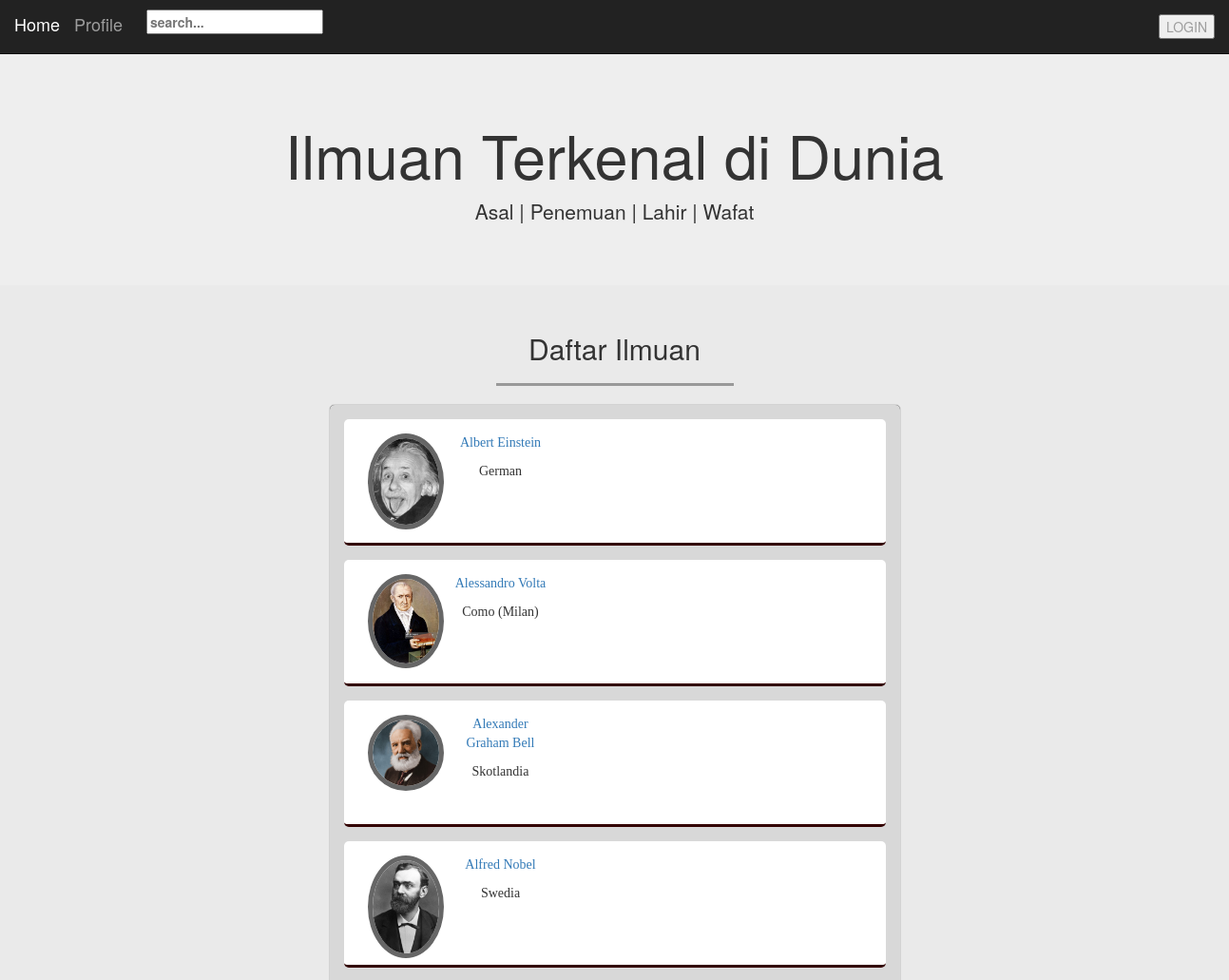
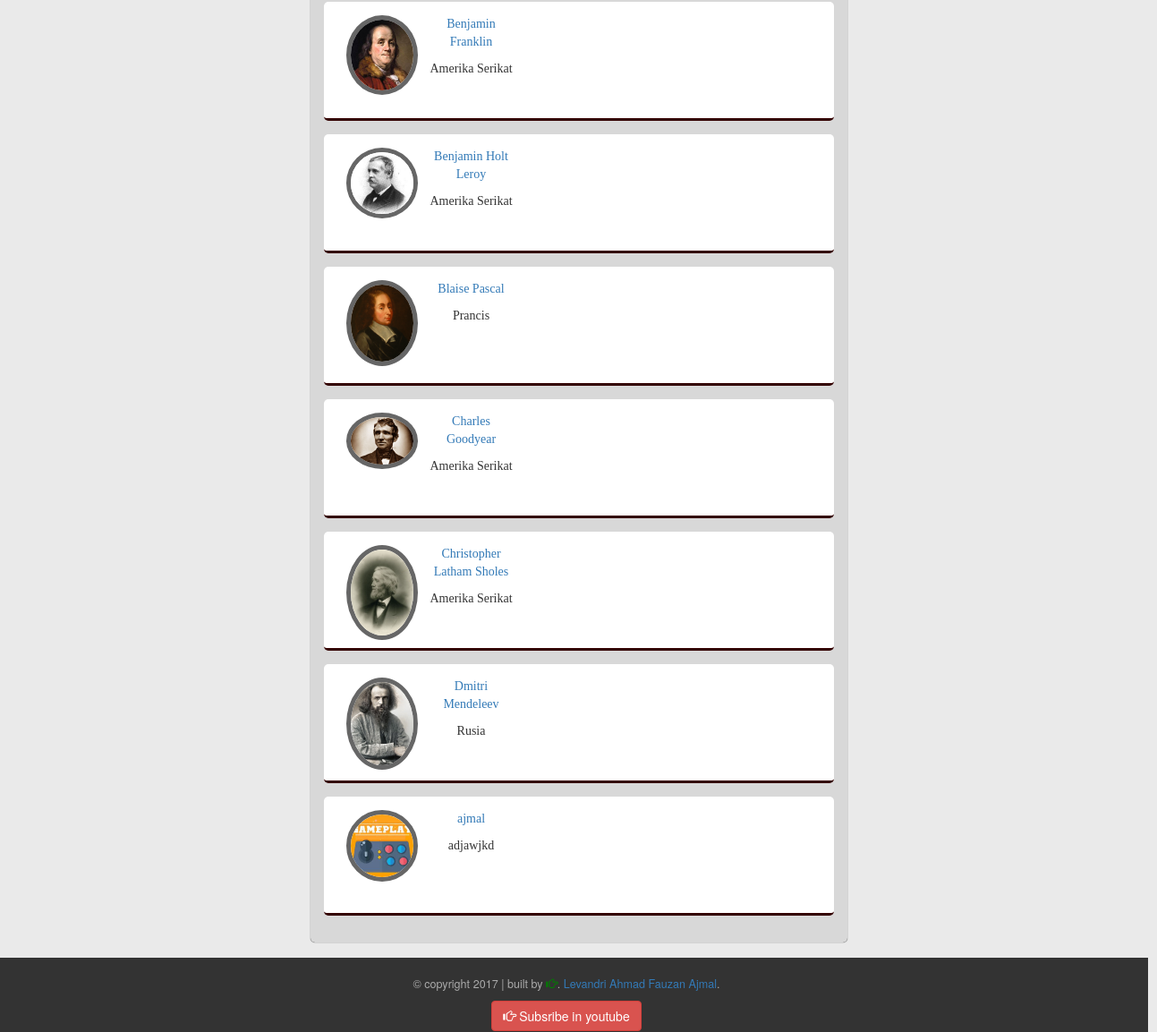
The page / on the database its author committed (2 pictures, top to bottom).
### tables this page shows
CREATE TABLE `ilmuan` (
  `id` int(11) NOT NULL,
  `nama` varchar(64) NOT NULL,
  `asal` varchar(64) NOT NULL,
  `penemuan` varchar(64) NOT NULL,
  `lahir` date NOT NULL,
  `wafat` date NOT NULL,
  `gambar` varchar(64) NOT NULL
);

### helper/functions.php (called while the page is built, shortened)
<?php
	$conn = mysqli_connect("localhost", "root", "", "pw_173040147");
function query($query){
	global $conn;
	$result = mysqli_query($conn, $query);
	$rows = [];
	while($row = mysqli_fetch_assoc($result)){
		$rows[] = $row;
	}
	return$rows;
}
 ?>

### index.php (the view, shortened to what this page needs)
<?php
	require 'helper/functions.php';
	$ilmuan = query("SELECT * FROM ilmuan");
?>
<!DOCTYPE html>
<html lang="en">
<head>
	<link rel="stylesheet" href="assets/css/bootstrap.min.css">
	<link rel="stylesheet" href="assets/css/index2.css">
    <link rel="stylesheet" type="text/css" href="assets/css/style1.css">
</head>
<body>
        <nav class="navbar navbar-inverse navbar-fixed-top">
          <div class="container-fluid">
            <div class="navbar-header">
               <a class="navbar-brand page-scroll" href="#home"> Home </a>
               <a class="navbar-brand page-scroll" href="#profile"> Profile </a>
               <label action="">
               <form action="" method="post" class="form-cari" >
 					<input type="text" name="keyword" id="tulis" placeholder="search..." autocomplete="off" >
 					</form>
 				</label>
            </div>
            <div class="collapse navbar-collapse" id="bs-example-navbar-collapse-1">
              <ul class="nav navbar-nav navbar-right">
              	<li><a href="#home"></a></li>
 				<li>
 					<a href="admin/login.php" class="navbar-link"><button>LOGIN</button></a>
 				</li>
              </ul>
            </div>
          </div>
        </nav>
        <div class="jumbotron text-center">
          <br><br><br>
          <h1>Ilmuan Terkenal di Dunia</h1>
           <p>Asal | Penemuan | Lahir | Wafat</p>
        </div>
        <section class="profile" id="profile">
          <div class="container">
            <div class="row">
            <div class="col-sm-12 text-center">
            <h2 class="text-center">Daftar Ilmuan</h2>
            <hr>
            </div>
            </div>
              <div class="row">
                <div class="col-sm-12 text-center">
               		<div id="pembungkus">
			<?php foreach ($ilmuan as $d) :?>
		<div class="content">
			<div class="gambar"><img src="assets/img/<?= $d['gambar'] ?>"></div>
			<div class="desc">
				<a href="php/profil.php?id=<?php echo $d['id']; ?>&gambar=<?= $d['gambar']?>&nama=<?= $d['nama']?>&asal=<?= $d['asal']?>&penemuan=<?= $d['penemuan']?>&lahir=<?= $d['lahir']?>&wafat=<?= $d['wafat']?>"><p><?php echo $d['nama']; ?></p></a>
				<p><?= $d['asal'] ?></p>
			</div>
		</div>
			<?php endforeach ?>
	</div>
                </div>
              </div>
          </div>
        </section>
        <footer>
          <div class="container text-center">
            <div class="row">
              <div class="col-sm-12">
                  <p>&copy; copyright 2017 | built by <i class="glyphicon glyphicon-hand-right"></i>. <a href="https://www.instagram.com/levandri_ajmal/">Levandri Ahmad Fauzan Ajmal</a>.</p>
              </div>
            </div>
            <div class="row">
              <div class="col-sm-12">
                    <a href="https://www.youtube.com/channel/UC9hDIUPFHV6-6SIw-nYq8eA?disable_polymer=true" class="btn btn-danger"><i class="glyphicon glyphicon-hand-right "></i> Subsribe in youtube</a>
              </div>
            </div>
          </div>
        </footer>
</body>
</html>

### assets/css/index2.css (style rules this page uses)
.gambar, .desc { width: 100px; height: 100px; float: left; text-align: center; }
body { margin: 0; padding: 0; background-color: #eaeaea; }
#pembungkus { position: relative; background-color: #d8d8d8; width: 600px; border-radius: 5px; padding: 15px 15px; margin: 0 auto; box-shadow: 0 0 1px 0 #000; }
.content { padding: 15px; margin-bottom: 15px; background-color: #fff; border-bottom: 3px #300 solid; border-radius: 5px; }
.gambar img { width: 50px; border-radius: 50%; }
.desc { font-family: "arial narrow"; margin : auto; }
form { padding: 10px; }

### assets/css/style1.css (style rules this page uses)
html { position: relative; }
body { margin-bottom: 100px; }
.profile img { width: 80px; border: 5px solid #666; }
h1 { text-shadow: 2px 2px 2px 2px; }
hr { width:250px; border-top: 3px solid #999; }
section { min-height:500px; }
footer { position: absolute; bottom: 0; text-align: center; width:1300px; left: -17px; height:83px; background-color: #333; color:#aaa; padding-top:20px; }
footer p { color:#aaa; font-size:0.9em; }
footer p i { color:green; }

### rows shown on the page
ilmuan: gambar (picture), nama "Albert Einstein", asal "German"
ilmuan: gambar (picture), nama "Alessandro Volta", asal "Como (Milan)"
ilmuan: gambar (picture), nama "Alexander Graham Bell", asal "Skotlandia"
ilmuan: gambar (picture), nama "Alfred Nobel", asal "Swedia"
ilmuan: gambar (picture), nama "Benjamin Franklin", asal "Amerika Serikat"
ilmuan: gambar (picture), nama "Benjamin Holt Leroy", asal "Amerika Serikat"
ilmuan: gambar (picture), nama "Blaise Pascal", asal "Prancis"
ilmuan: gambar (picture), nama "Charles Goodyear", asal "Amerika Serikat"
ilmuan: gambar (picture), nama "Christopher Latham Sholes", asal "Amerika Serikat"
ilmuan: gambar (picture), nama "Dmitri Mendeleev", asal "Rusia"
ilmuan: gambar (picture), nama "ajmal", asal "adjawjkd"
